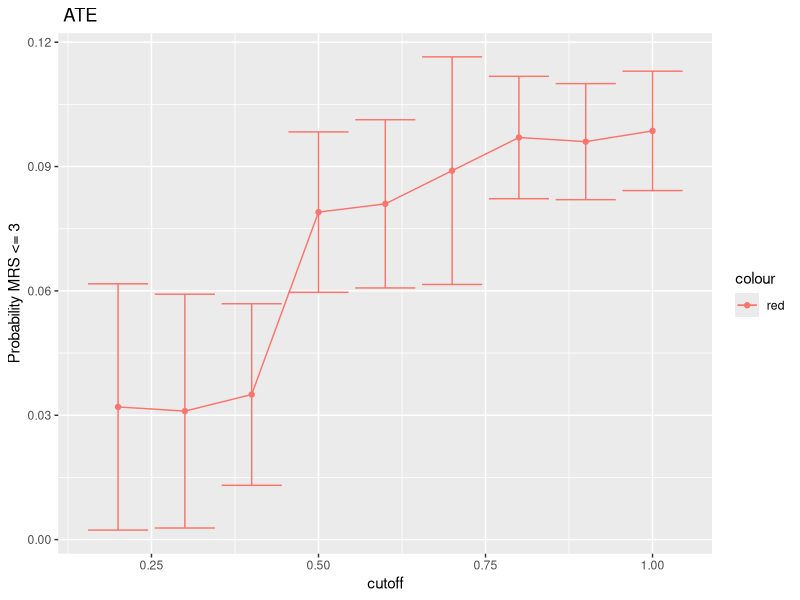
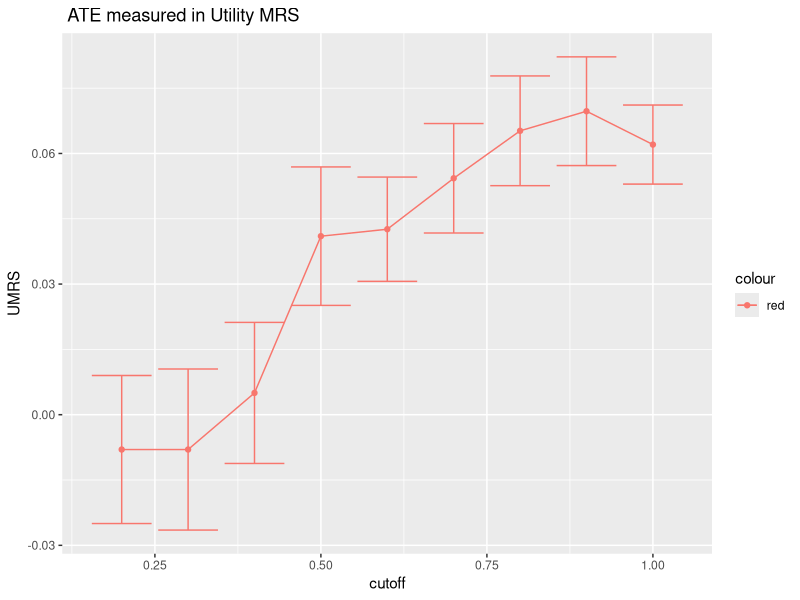
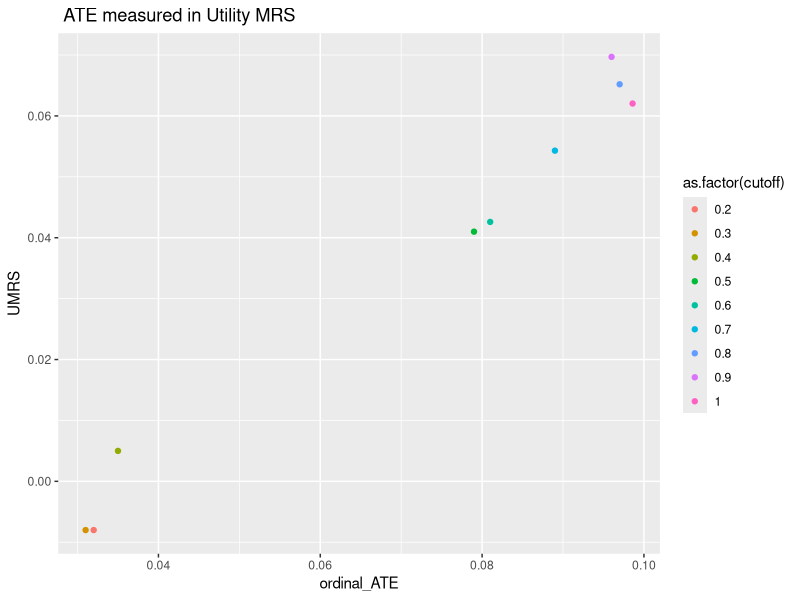

Source code (R) for these figures, in order:
cutoff = c(0.2,0.3,0.4,0.5,0.6,0.7,0.8,0.9,1.0)
ordinal_ATE = c(0.032,0.031,0.035,0.079,0.081,0.089,0.097,0.096,0.0986)
ordinal_std = c(0.0297,0.0282,0.0219,0.01934,0.02029,0.02745,0.01476,0.014,0.0144)

utility_ATE = c(-0.008,-0.008,0.005,0.041,0.0426,0.0543,0.0652,0.0697,0.06204)
utility_std = c(0.017,0.0185,0.0162,0.0159,0.01198,0.01257,0.0126,0.01248,0.00908)


df1 = data.frame(cutoff, ordinal_ATE, ordinal_std, utility_ATE, utility_std)

library(ggplot2)

p = ggplot(df1, aes(x = cutoff, y = ordinal_ATE, color = 'red')) + 
  geom_line() + 
  geom_point( ) + 
  geom_errorbar(aes(ymin = ordinal_ATE - ordinal_std, ymax = ordinal_ATE + ordinal_std)) + 
  labs(title= ' ATE', y = 'Probability MRS <= 3')  


print(p)



p = ggplot(df1, aes(x = cutoff, y = utility_ATE, color = 'red')) + 
  geom_line() + 
  geom_point( ) + 
  geom_errorbar(aes(ymin = utility_ATE - utility_std, ymax = utility_ATE + utility_std)) + 
  labs(title= ' ATE measured in Utility MRS', y = 'UMRS')  


print(p)


p = ggplot(df1, aes(x = ordinal_ATE, y = utility_ATE, color = as.factor(cutoff))) + 
  geom_point( ) + 
  labs(title= ' ATE measured in Utility MRS', y = 'UMRS')  
print(p)
